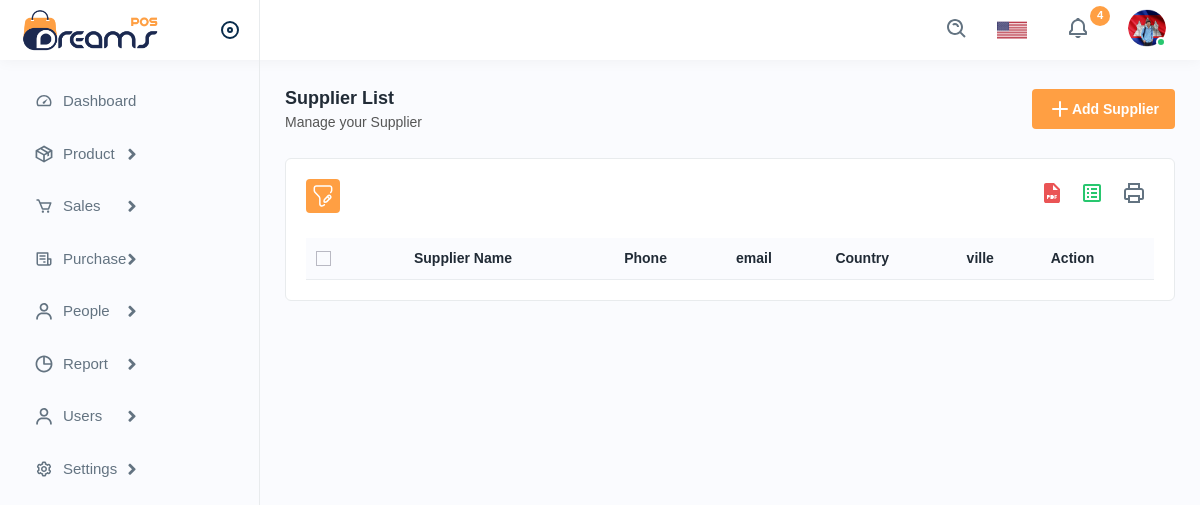
/fournisseurs/supplierlist.php, run on an earlier commit of the app's database.
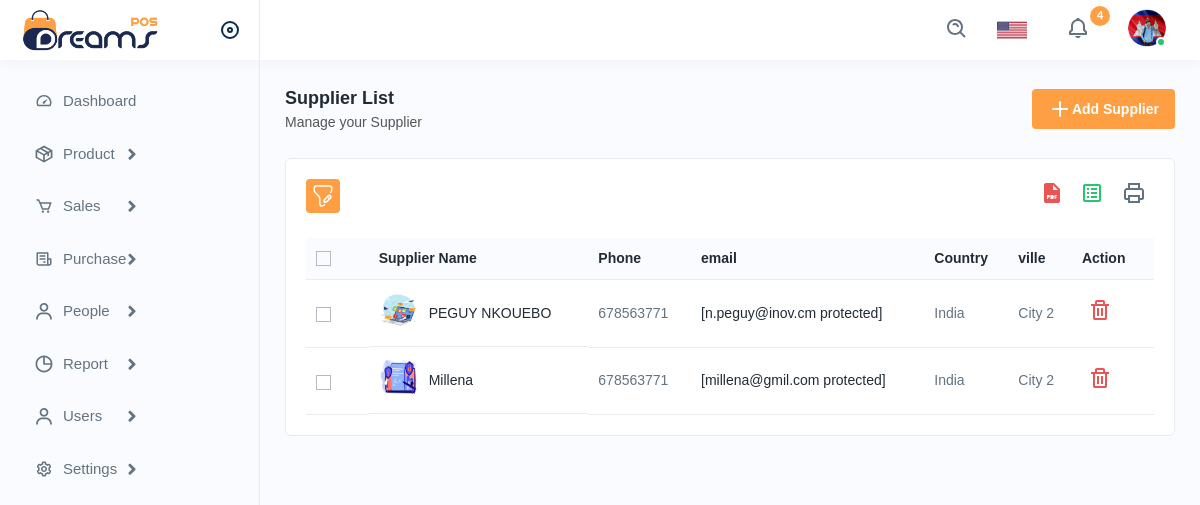
And on a later commit of the database.
### tables this page shows
CREATE TABLE `supplier` (
  `id_f` int(30) NOT NULL,
  `name_supplier` varchar(30) NOT NULL,
  `email_supplier` varchar(30) NOT NULL,
  `phone_supplier` int(30) NOT NULL,
  `country_supplier` varchar(30) NOT NULL,
  `city_supplier` varchar(30) NOT NULL,
  `description_supplier` varchar(30) NOT NULL,
  `avatar_supplier` varchar(255) NOT NULL
);

### fournisseurs/supplierlist.php (the view, shortened to what the changed rows need)
<?php
include('../inc/connect.php');
class Fournisseur
{
    private $pdo;
    public function __construct(PDO $pdo)
    {
        $this->pdo = $pdo;
    }
    public function getAllF()
    {
        $stmt = $this->pdo->query('SELECT * FROM supplier');
        return $stmt->fetchAll(PDO::FETCH_ASSOC);
    }
}
$fournisseur = new Fournisseur($pdo);
$fournisseurs = $fournisseur->getAllF();
?>
<!DOCTYPE html>
<html lang="en">
<head>
    <link rel="stylesheet" href="../assets/css/bootstrap.min.css">
    <link rel="stylesheet" href="../assets/css/animate.css">
    <link rel="stylesheet" href="../assets/plugins/select2/css/select2.min.css">
    <link rel="stylesheet" href="../assets/css/dataTables.bootstrap4.min.css">
    <link rel="stylesheet" href="../assets/plugins/fontawesome/css/fontawesome.min.css">
    <link rel="stylesheet" href="../assets/plugins/fontawesome/css/all.min.css">
    <link rel="stylesheet" href="../assets/css/style.css">
</head>
<body>
    <div class="page-wrapper">
        <div class="content">
            <div class="card">
                <div class="card-body">
                    <div class="table-responsive">
                        <table class="table datanew">
                            <thead>
                                <tr>
                                    <th>
                                        <label class="checkboxs">
                                            <span class="checkmarks"></span>
                                        </label>
                                    </th>
                                    <th>Supplier Name</th>
                                    <th>Phone</th>
                                    <th>email</th>
                                    <th>Country</th>
                                    <th>ville</th>
                                    <th>Action</th>
                                </tr>
                            </thead>
                            <tbody>
                                <?php foreach ($fournisseurs as $fournisseur) : ?>
                                    <tr>
                                        <td>
                                            <label class="checkboxs">
                                                <span class="checkmarks"></span>
                                            </label>
                                        </td>
                                        <td class="productimgname">
                                            <a href="javascript:void(0);" class="product-img">
                                                <img src="<?php echo $fournisseur['avatar_supplier']; ?>">
                                            </a>
                                            <a href="javascript:void(0);"><?php echo $fournisseur['name_supplier']; ?></a>
                                        </td>
                                        <td><?php echo $fournisseur['phone_supplier']; ?></td>
                                        <td><a href="/cdn-cgi/l/email-protection" class="__cf_email__" data-cfemail="bad0d5d2d4fadfc2dbd7cad6df94d9d5d7">[<?php echo $fournisseur['email_supplier']; ?>&#160;protected]</a></td>
                                        <td><?php echo $fournisseur['country_supplier']; ?></td>
                                        <td><?php echo $fournisseur['city_supplier']; ?></td>
                                        <td>
                                            <form method="post" action="delete_supplier.php">
                                                <button type="submit" name="delete" - class="me-3 border-0 bg-transparent confirm-text" href="javascript:void(0);">
                                                    <img src="../assets/img/icons/delete.svg" alt="img">
                                                </button>
                                            </form>
                                        </td>
                                    </tr>
                                <?php endforeach; ?>
                            </tbody>
                        </table>
                    </div>
                </div>
            </div>
        </div>
    </div>
</body>
</html>

What changed in the data, as far as the page shows it:
added supplier: avatar_supplier (picture), name_supplier "PEGUY NKOUEBO", phone_supplier "678563771", email_supplier "n.peguy@inov.cm", country_supplier "India", city_supplier "City 2"
added supplier: avatar_supplier (picture), name_supplier "Millena", phone_supplier "678563771", email_supplier "millena@gmil.com", country_supplier "India", city_supplier "City 2"
